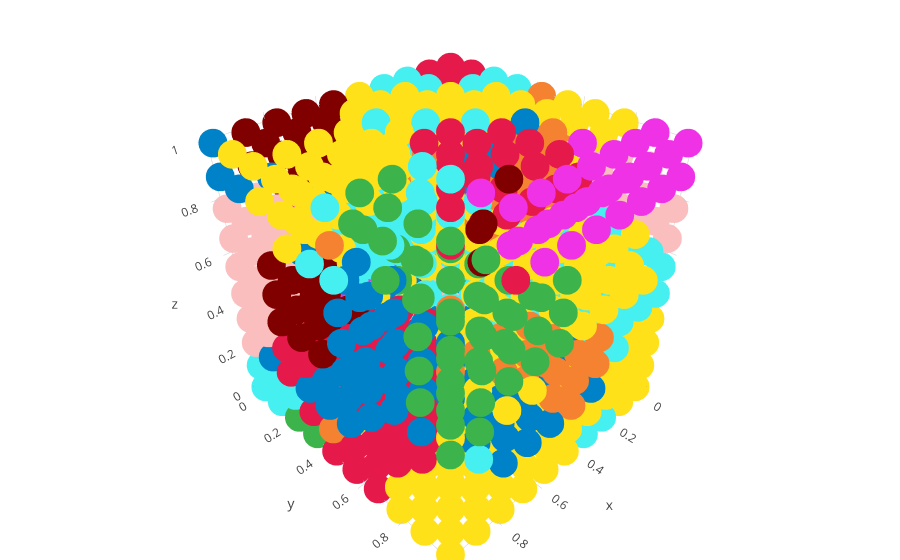

Notebook cell for this chart:
### Code cell
organize(nodes=nodes,pixels=pixelsBuf,p1=0.03,p2=0.9,pixeldistMetric='euclidean',nodedistMetric='euclidean')

### Figure 1 — Plotly figure (JSON) as saved in the notebook; plotly's stock layout.template omitted (floating-point values rounded to 4 significant figures; data arrays with more than 128 entries replaced by an {"elided": "..."} marker saying what was removed)
{"data": [{"marker": {"color": {"elided": "1000 str values"}, "size": 10, "symbol": "circle"}, "mode": "markers", "type": "scatter3d", "x": {"elided": "1000 float values"}, "y": {"elided": "1000 float values"}, "z": {"elided": "1000 float values"}}], "layout": {"margin": {"b": 0, "l": 0, "r": 0, "t": 0}}}
